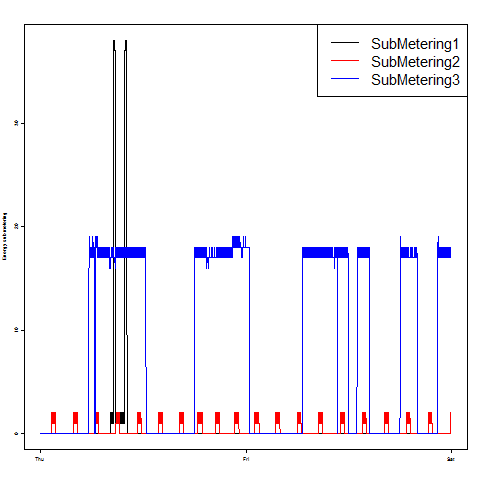

This chart was generated by the following R code:

source(file = "utilities.R");

plot3 <- function() {

  energy.df <- loadData();
  png.open("plot3");
  plot3.plot(energy.df);
  png.close();
}

plot3.plot <- function(energy.df) {
    
   
    par(cex = .25);
    plot.default(
        x = energy.df$DateTime, 
        y = energy.df$SubMetering1, 
        type ="l", 
        col = "black",
        main = "",
        ylab = "Energy sub metering", 
        xlab = "", 
        yaxt='n');
    
    axis(side=2, at=seq(0,30, 10), labels = TRUE, );
    
    lines(energy.df$DateTime, energy.df$SubMetering2 ,col="red");
    lines(energy.df$DateTime, energy.df$SubMetering3 ,col="blue");
    legend(x = "topright",inset = 0,
           legend = c("SubMetering1" , "SubMetering2" , "SubMetering3" ), 
           col = c("black", "red", "blue"), 
           lwd = 1, 
           pt.cex = 2, cex = 3,
           horiz = FALSE)
}
